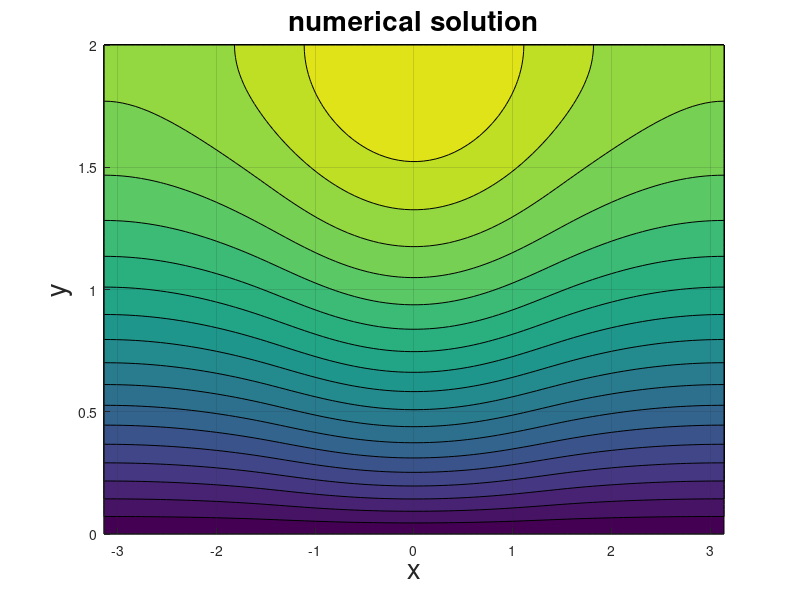

This chart was generated by the following MATLAB code:
% Solve PDE from stationary heat distribution 

fsz = 20;

% generate meshgrid 
n = 100;
xaux = linspace(-pi,pi,n);
yaux =  linspace(0,2,n);
[x,y] = meshgrid(xaux,yaux);
nx = n-1; 
ny = n-1; 
hx = 2*pi/nx;
hy = 2/ny;

% generate right hand side vector b
b = zeros(n); 
b((-pi/2)<x & x<0.5*pi )=-cos(x((-pi/2)<x & x<0.5*pi )); % set values based on the given stationary heat distribution 
b(end,:) = [];
b(:,end) =[];
b = b(:);

% generate sparse matrix A 
I = speye(nx);
e = ones(nx,1);
T = spdiags([e -4*e circshift([2;e(2:end)],1)],[-1:1],nx,ny);
S = spdiags([e e e e],[-nx+1 -1 1 nx-1],nx,ny);
A = (kron(I,T) + kron(S,I))/hx/hy;

% Solve the linear system
u = zeros(n);
u_aux = A\b;
u(n:-1:2,1:n-1) = reshape(u_aux,ny,nx);
u(:,end)  = u(:,1); 



% plot the solution
figure(1);
clf; hold on; grid;
ma = max(max(u));
mi = min(min(u));
contourf(x,y,u,linspace(mi,ma,20));
title('numerical solution','fontsize',fsz);
xlabel('x','fontsize',fsz);
ylabel('y', 'fontsize',fsz);
